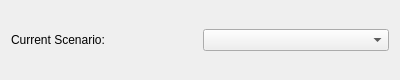
<?xml version="1.0" encoding="UTF-8"?>
<ui version="4.0">
 <class>Widget</class>
 <widget class="QWidget" name="Widget">
  <property name="geometry">
   <rect>
    <x>0</x>
    <y>0</y>
    <width>400</width>
    <height>80</height>
   </rect>
  </property>
  <property name="windowTitle">
   <string>MainWindow</string>
  </property>
  <layout class="QHBoxLayout" name="horizontalLayout">
   <item>
    <widget class="QLabel" name="label">
     <property name="text">
      <string>Current Scenario:</string>
     </property>
    </widget>
   </item>
   <item>
    <widget class="QComboBox" name="scenariosComboBox"/>
   </item>
  </layout>
 </widget>
 <resources/>
 <connections/>
</ui>
